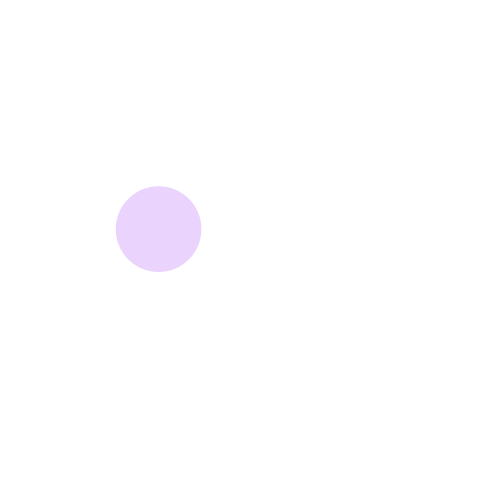
Frame 1 (no input)
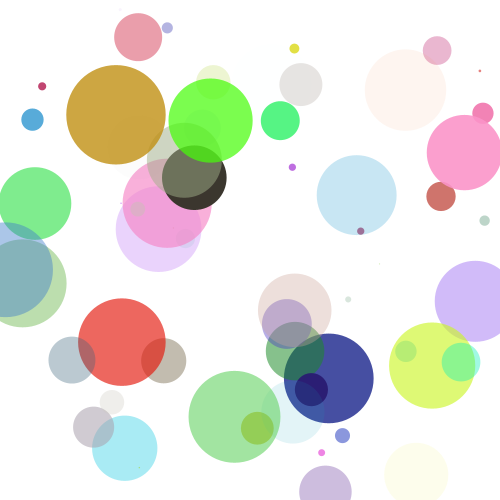
Frame 60 (the mouse pressed at the canvas centre just before this capture)
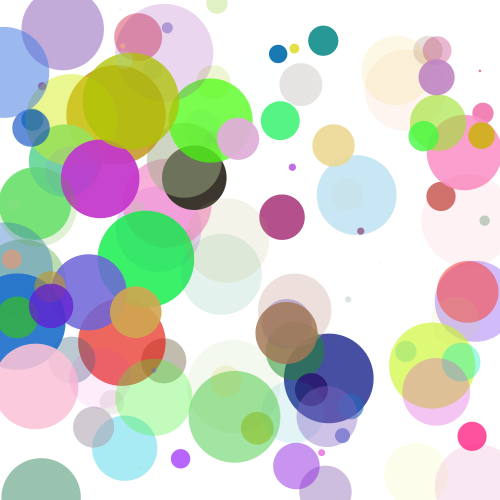
Frame 120 (the mouse held since frame 60 and released just before this capture)

The Processing sketch that drew these frames (run headless with seeded random() and noise(); from frame 60 on, the mouse is pressed at the canvas centre):

// Processing sketch: w3_01_randomShapeChallenge
// ── w3_01_randomShapeChallenge.pde
// Generate random circles
// Example taken from Daniel Shiffman
// "Learning Processing" textbook

// Declaring variables for RGB and alpha values
float r;
float g;
float b;
float a;

// Declaring circle diameter and x,y coordinates
float diam;
float x;
float y;

void setup(){
  size(500,500);
  background(255);
  smooth();
}

void draw(){
  noStroke();
  
  // generate random values for RGBA
  r = random(255);
  g = random(255);
  b = random(255);
  a = random(255);
  
  // generate random diameter between 0 and 100
  diam = random(100);
  
  // generate random x between 0 and width
  x = random(width);
  
  // generate random y between 0 and height
  y = random(height);
  
  // set fill color based on variables
  fill(r,g,b,a);
  
  // draw circle based on variables 
  ellipse(x,y,diam,diam);
}
